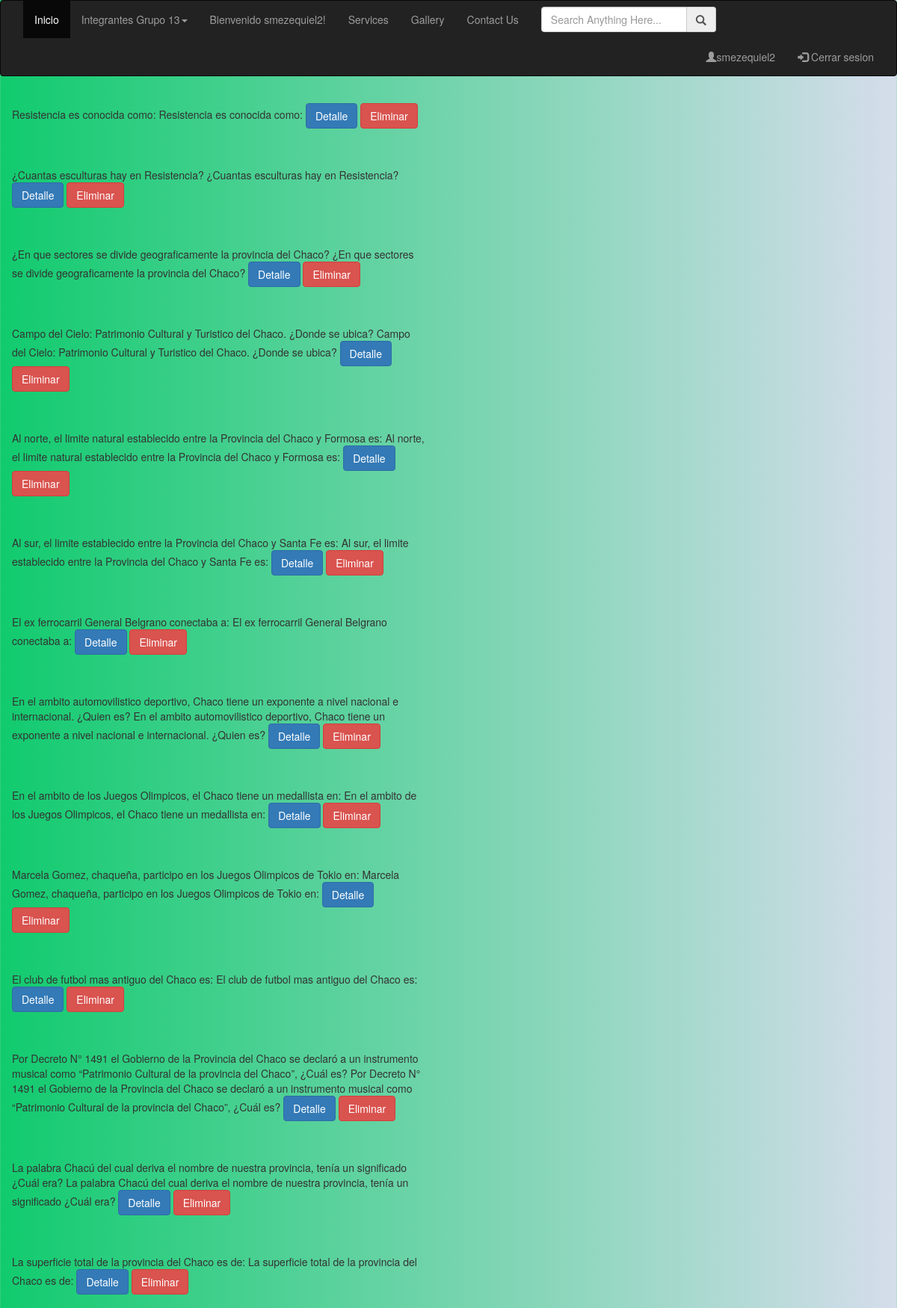
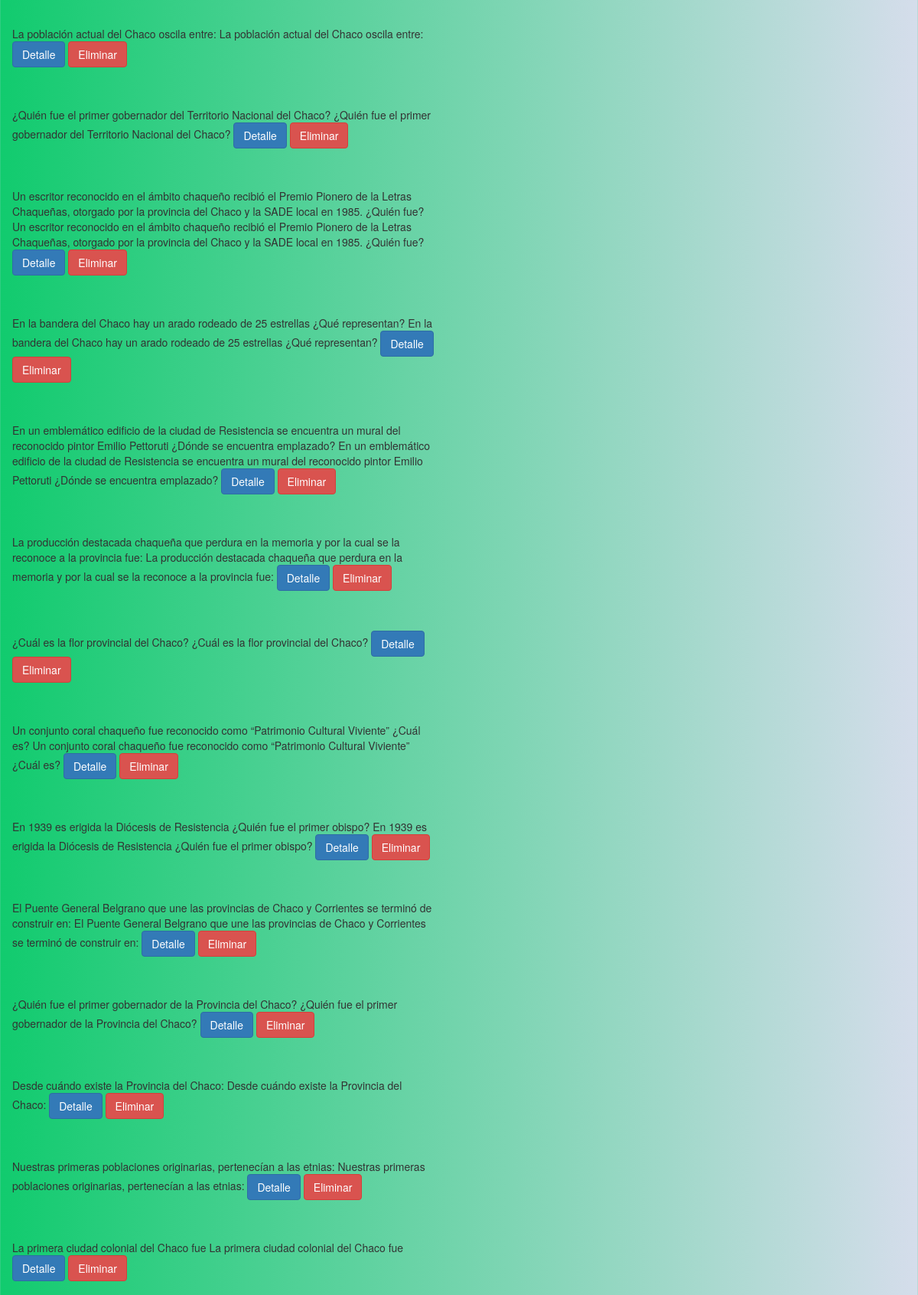
Page /juegote/preguntas (signed in, upper part) on the committed database (2 pictures, top to bottom).
### juegote/models.py (models this page shows)
class Pregunta(models.Model):
    autor = models.ForeignKey('auth.User', on_delete=models.CASCADE)
    pregunta = models.CharField(max_length=500)
    fecha_creacion = models.DateTimeField(auto_now_add=True)
    id_categoria = models.ForeignKey('Categoria', on_delete=models.CASCADE)
    def __str__(self):
        return self.pregunta

### juegote/views.py (the view)
# urls.py: path('preguntas', views.preguntas, name='preguntas'),
@login_required(login_url='/login')
@permission_required('juegote.view_pregunta', login_url='/login')
def preguntas(request):
    preguntas = Pregunta.objects.all()
    return render(request, 'juegote/preguntas.html', {"preguntas": preguntas})

### templates/juegote/preguntas.html (shortened to what this page needs)
{% extends "base2.html" %}
{% block body %}
    <div class="row justify-content-md-center m-5">
        <div class="mb-3 col-lg-6">
                {% for item in preguntas %}
            <div class="alert alert-primary" role="alert">{{item}}
                {{item}}
                <a class="btn btn-primary" href="{% url 'juegote:detalle_pregunta' item.pk %}">Detalle</a>
                <a class="btn btn-danger" href="{% url 'juegote:eliminar' item.pk %}">Eliminar</a>
            </div>
                {% endfor %}
        </div>
     </div>
{% endblock %}

### templates/base2.html (shortened to what this page needs)
{% load static %}
<html>
  <head>
    <link rel="stylesheet" type="text/css" href="{% static 'css/styles.css' %>}?{% now "U" %}/>
  <link href="https://cdn.jsdelivr.net/npm/bootstrap@5.1.0/dist/css/bootstrap.min.css" rel="stylesheet"
>
</head>
  <body>
    <link rel="stylesheet" href="https://maxcdn.bootstrapcdn.com/bootstrap/3.3.7/css/bootstrap.min.css">
    <div class="navbar navbar-inverse">
            <div class="container-fluid">
                <div class="row">
                    <div class="col-lg-12">
                        <div class="navbar-collapse collapse" id="mobile_menu">
                            <ul class="nav navbar-nav">
                                <li class="active"><a href="/">Inicio</a></li>
                                <li><a href="#" class="dropdown-toggle" data-toggle="dropdown">Integrantes Grupo 13<span class="caret"></span></a>
                                </li>
                                <li><a href="#">Bienvenido {{request.user.username}}!</a></li>
                                <li><a href="#">Services</a></li>
                                <li><a href="#">Gallery</a></li>
                                <li><a href="#">Contact Us</a></li>
                            </ul>
                            <ul class="nav navbar-nav">
                                <li>
                                    <form action="" class="navbar-form">
                                        <div class="form-group">
                                            <div class="input-group">
                                                <input type="search" name="search" id="" placeholder="Search Anything Here..." class="form-control">
                                                <span class="input-group-addon"><span class="glyphicon glyphicon-search"></span></span>
                                            </div>
                                        </div>
                                    </form>
                                </li>
                            </ul>
                            {% if request.user.username %}
                            <div class="nav navbar-nav navbar-right">
                                <li><a class= "nav-link disabled" href="#" tabindex="-1" aria-disabled="true" ><span class="glyphicon glyphicon-user"></span>{{request.user.username}}</a></li>
                            <li><a href="/logout"><span class="glyphicon glyphicon-log-in"></span> Cerrar sesion</a></li>
                            </div>
                            {% endif %}
                        </div>
                    </div>
                </div>
            </div>
        </div>
    {% block body %}{% endblock %}
  </body>
</html>

### templates/base2.html (style rules this page uses)
body { background: #11cb6e; background: -webkit-linear-gradient(to right, rgb(17, 203, 110), rgb(213, 221, 235)); background: linear-gradient(to right, rgba(17, 203, 110), rgba(213, 221, 235)) }

### rows in the picture
Pregunta: pregunta "Resistencia es conocida como:"
Pregunta: pregunta "¿Cuantas esculturas hay en Resistencia?"
Pregunta: pregunta "¿En que sectores se divide geograficamente la provincia del Chaco?"
Pregunta: pregunta "Campo del Cielo: Patrimonio Cultural y Turistico del Chaco. ¿Donde se ubica?"
Pregunta: pregunta "Al norte, el limite natural establecido entre la Provincia del Chaco y Formosa es:"
Pregunta: pregunta "Al sur, el limite establecido entre la Provincia del Chaco y Santa Fe es:"
Pregunta: pregunta "El ex ferrocarril General Belgrano conectaba a:"
Pregunta: pregunta "En el ambito automovilistico deportivo, Chaco tiene un exponente a nivel nacional e internacional. ¿Quien es?"
Pregunta: pregunta "En el ambito de los Juegos Olimpicos, el Chaco tiene un medallista en:"
Pregunta: pregunta "Marcela Gomez, chaqueña, participo en los Juegos Olimpicos de Tokio en:"
Pregunta: pregunta "El club de futbol mas antiguo del Chaco es:"
Pregunta: pregunta "Por Decreto N° 1491 el Gobierno de la Provincia del Chaco se declaró a un instrumento musical como “Patrimonio Cultural de la provincia del Chaco”, ¿Cuál es?"
Pregunta: pregunta "La palabra Chacú del cual deriva el nombre de nuestra provincia, tenía un significado ¿Cuál era?"
Pregunta: pregunta "La superficie total de la provincia del Chaco es de:"
Pregunta: pregunta "La población actual del Chaco oscila entre:"
Pregunta: pregunta "¿Quién fue el primer gobernador del Territorio Nacional del Chaco?"
Pregunta: pregunta "Un escritor reconocido en el ámbito chaqueño recibió el Premio Pionero de la Letras Chaqueñas, otorgado por la provincia del Chaco y la SADE local en 1985. ¿Quién fue?"
Pregunta: pregunta "En la bandera del Chaco hay un arado rodeado de 25 estrellas ¿Qué representan?"
Pregunta: pregunta "En un emblemático edificio de la ciudad de Resistencia se encuentra un mural del reconocido pintor Emilio Pettoruti ¿Dónde se encuentra emplazado?"
Pregunta: pregunta "La producción destacada chaqueña que perdura en la memoria y por la cual se la reconoce a la provincia fue:"
Pregunta: pregunta "¿Cuál es la flor provincial del Chaco?"
Pregunta: pregunta "Un conjunto coral chaqueño fue reconocido como “Patrimonio Cultural Viviente” ¿Cuál es?"
Pregunta: pregunta "En 1939 es erigida la Diócesis de Resistencia ¿Quién fue el primer obispo?"
Pregunta: pregunta "El Puente General Belgrano que une las provincias de Chaco y Corrientes se terminó de construir en:"
Pregunta: pregunta "¿Quién fue el primer gobernador de la Provincia del Chaco?"
Pregunta: pregunta "Desde cuándo existe la Provincia del Chaco:"
Pregunta: pregunta "Nuestras primeras poblaciones originarias, pertenecían a las etnias:"
Pregunta: pregunta "La primera ciudad colonial del Chaco fue"

### other values in the picture
{{ request.user.username }} "smezequiel2"
